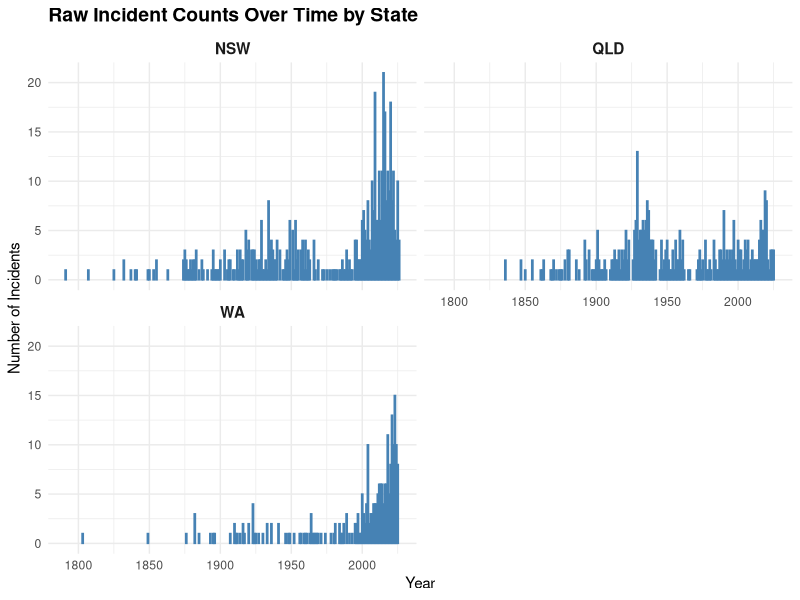
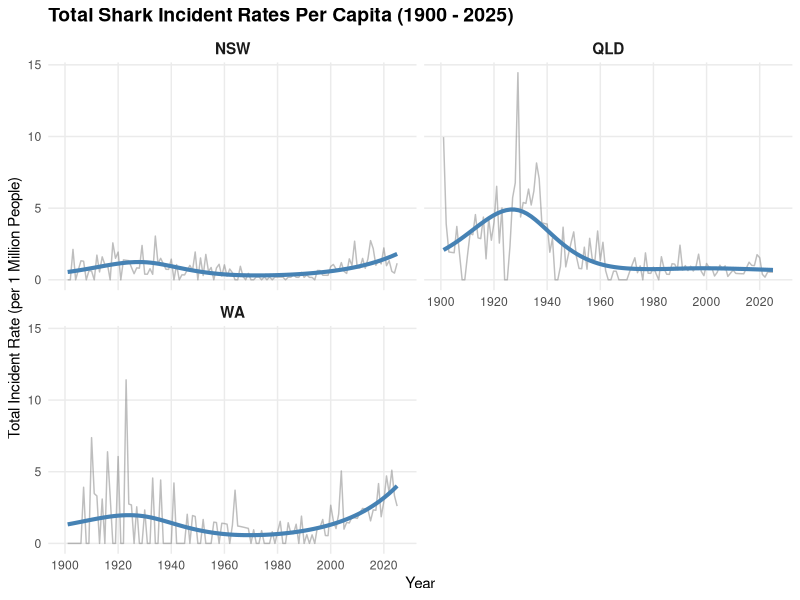
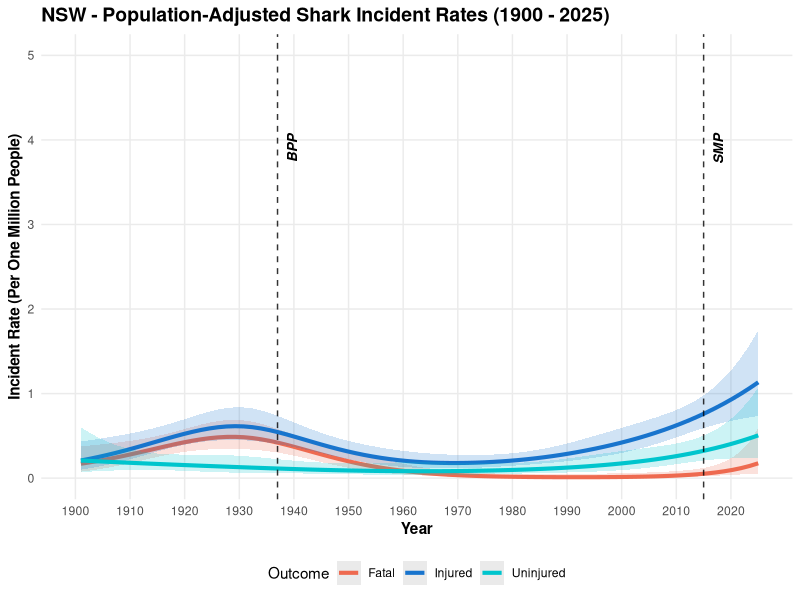
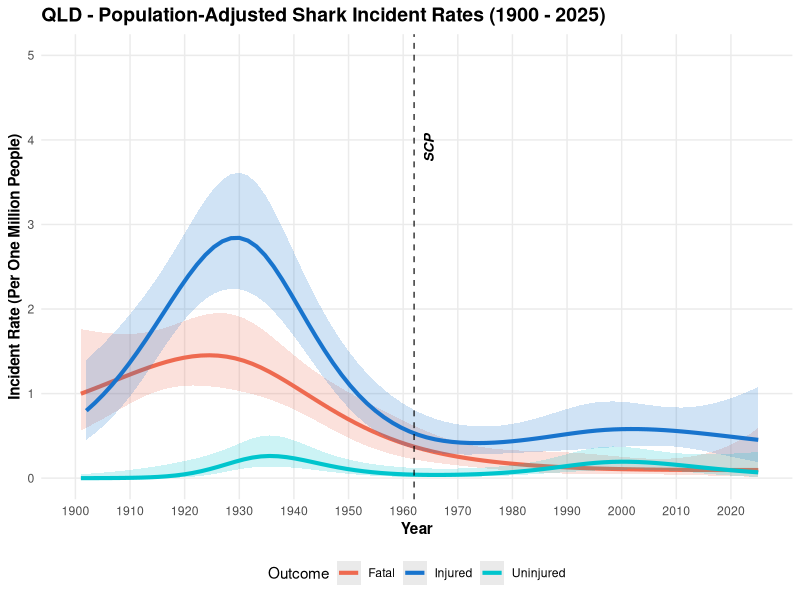
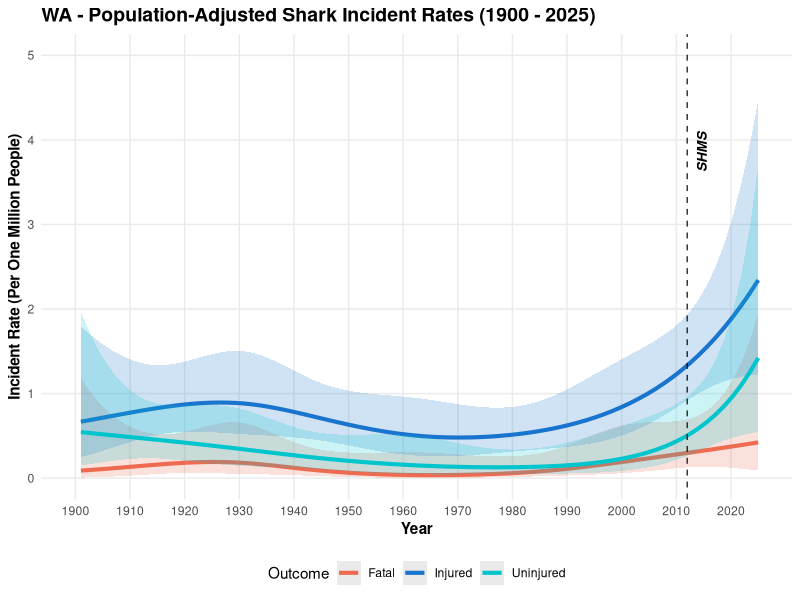
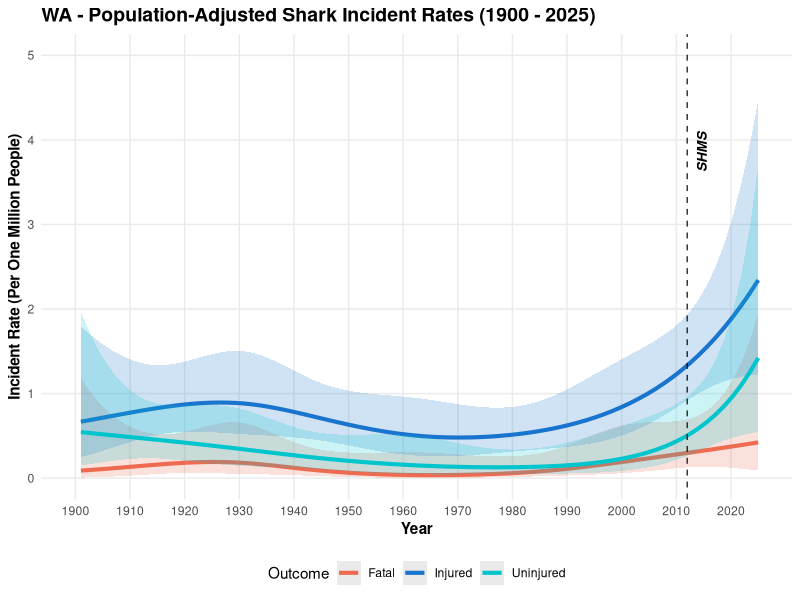
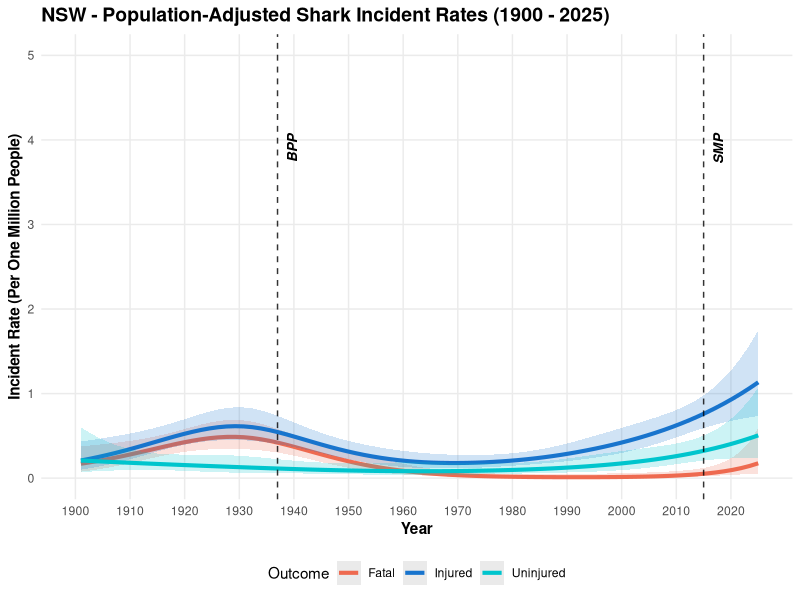
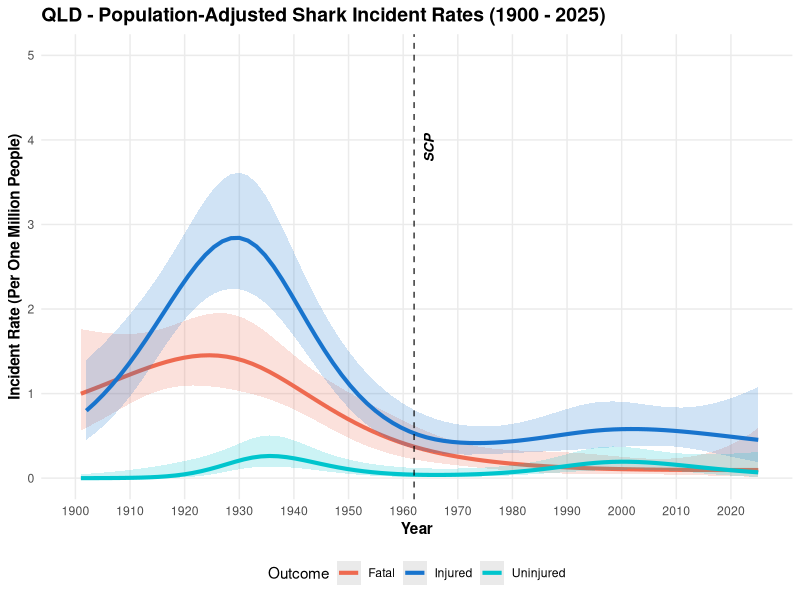

The R source for these figures, in order:
## ---- chunk 1
knitr::opts_chunk$set(echo = TRUE, warning = FALSE, message = FALSE)
## ---- chunk 2
library(readr)
library(tidyverse)
library(dplyr)
library(splines)
library(broom)
## ---- chunk 3
asid<-read.csv("Data/ASID.csv") #Australian Shark Incident Database file 
summary(asid)

pop_1901_2011<- read_csv("Data/1901_2011.csv") #Population 1901-2011, States and Territories 
pop_2012_2019 <- read_csv("Data/2012_2019.csv") #Population 2012-2019, States and Territories 
pop_2020_2025 <- read_csv("Data/2020_2025.csv") #Population 2020-2025, States and Territories 

## ---- chunk 4
# STATE COLUMN 
asid%>% 
  count(State, sort = TRUE) #7 states/territories in data set, three entries with no state/territory (need to remove), and one Qld (instead of QLD - will amend)

asid$State[asid$State == "Qld"] <- "QLD" #changes Qld into QLD

asid<-asid%>%
  filter(!is.na(State) & State != "" & State != " ") #filters State column for any NA value, "" , or " " and removes

asid%>% 
  count(State, sort = TRUE) #State data is now all clean, with 7 states/territories with incidents in the database 

# VICTIM INJURY COLUMN 
asid%>% 
  count(Victim.injury, sort = TRUE) #'injured', 'fatal', and 'uninjured' the key categories, three for "blank" and two 'unknown' (will remove), one is 'injured' and one 'injury' (will include into 'injured')

asid$Victim.injury[asid$Victim.injury == "Injured"] <- "injured"
asid$Victim.injury[asid$Victim.injury == "injury"] <- "injured"

asid<-asid%>%
  filter(!is.na(Victim.injury) & Victim.injury != "" & Victim.injury != " " & Victim.injury != "unknown") #remove blank values and unknowns 

asid%>%
  count(Victim.injury,sort = TRUE) #now three categories - injured, fatal, or uninjured 

# INCIDENT YEAR COLUMN 
summary(asid$Incident.year) #dataset starts in 1791 and latest data value entry was in 2026 

sum(is.na(asid$Incident.year)) #no incidents are missing year - great!! 
## ---- chunk 5
# population data was all in different formats (some vertical orientation, some horizontal)
# use pivot to alter the orientation and then bind the different data frames into one population data frame 

clean_1901_2011 <- pop_1901_2011 %>%  
  rename(State = Year) %>% # need to rename the Year column to State (incorrect heading from original .csv file)
    pivot_longer(   # pivot all the year columns down, leaving State alone
    cols = -State,               
    names_to = "Year", 
    values_to = "Population"
  ) %>%
  mutate(Year = as.numeric(Year))

clean_2012_2019 <- pop_2012_2019 %>%
  pivot_longer(
    cols = -Year,                
    names_to = "State", 
    values_to = "Population"
  ) %>%
  mutate(Year = as.numeric(Year))

clean_2020_2025 <- pop_2020_2025 %>%
  pivot_longer(
    cols = -Year,                
    names_to = "State", 
    values_to = "Population"
  ) %>%
  mutate(Year = as.numeric(Year))

final_population_df <- bind_rows( # join together the rows in the separate files into one data frame with all population data 1901-2025
    clean_1901_2011, 
    clean_2012_2019, 
    clean_2020_2025
  ) %>%
  mutate(State = toupper(State)) %>% #ensure column headers match the ASID headers to avoid confusion later on 
  arrange(State, Year)

summary(final_population_df)
## ---- chunk 6
state_summary_table <- asid %>%
  count(State, Incident.year, name = "yearly_count") %>% # count incidents per state per year
  group_by(State) %>%
  summarise(
    Total_Incidents = sum(yearly_count), # group by state to find max etc. 
    Peak_Year       = Incident.year[which.max(yearly_count)],
    Max_Incidents   = max(yearly_count),
    .groups = "drop"
  )

print(state_summary_table)

#NSW peaked in 2015 with 21 total incidents, 469 incidents total 
#QLD peaked in 1929 with 13 total incidents, 378 incidents total
#WA peaked in 2023 with 15 total incidents, 242 incidents total 
## ---- chunk 7
state_injury<- asid %>%
  group_by(State, Victim.injury) %>%
  summarise(Total_Incidents = n(), .groups = "drop") %>% 
  arrange(State, desc(Total_Incidents))

print(state_injury)
## ---- chunk 8
total_incident_plot <-asid %>%
  filter(State %in% c("NSW", "QLD", "WA")) %>% # filter to only include NSW, QLD, and WA
  ggplot(aes(x = Incident.year)) +
  geom_bar(fill = "steelblue", color = "steelblue") + 
  facet_wrap(~ State, ncol = 2) + 
  theme_minimal() +
  labs(
    title = "Raw Incident Counts Over Time by State",
    x = "Year",
    y = "Number of Incidents"
  ) +
  theme(
    plot.title = element_text(face = "bold", size = 14), 
    strip.text = element_text(face = "bold", size = 11)
  )

print(total_incident_plot)

#ggsave(
 # filename = "Total_Incidents.png", 
  #plot = total_incident_plot,          
 # width = 10,               
 # height = 6,              
 # dpi = 300                
#)
## ---- chunk 9
# SUMMARISE: ASID data frame to only include incidents after 1900, in NSW, QLD, or WA only, and calculate total incidents per year 
# 1900 chosen as data very inconsistent earlier than 1900 (both in ASID and population data), plus public swimming laws at beaches relaxed in the early 1900's 

total_incidents_yearly <- asid %>%
  filter(
    Incident.year >= 1900, # any incidents that occurred in 1900 or later 
    State %in% c("NSW", "QLD", "WA") # top three states
  ) %>%
  group_by(State, Incident.year) %>%   # grouping by State and Year
  summarize(Total_Count = sum(n()), .groups = "drop") %>%
  complete(
    State, 
    Incident.year = 1900:2025, 
    fill = list(Total_Count = 0) #if any years where no incidents occur, fill with 0 (zeros are important!!)
  )

# Merge with population data and calculate the rate per 1 million people 
total_analysis_df <- total_incidents_yearly %>%
  left_join(final_population_df, by = c("Incident.year" = "Year", "State" = "State")) %>% # use left join to join by year and state
  mutate(Total_Rate_Per_Million = (Total_Count / Population) * 1000000) # calculate incident rate per one million people 

incident_rate_total_plot <-ggplot(total_analysis_df, aes(x = Incident.year, y = Total_Rate_Per_Million)) +
  geom_line(color = "grey50", linewidth = 0.5, alpha = 0.5) +   # raw total annual rates (semi-transparent grey line)
  geom_smooth(
    method = "glm", 
    method.args = list(family = "quasipoisson"), 
    formula = y ~ ns(x, df = 4), 
    se = FALSE, 
    color = "steelblue",  # aprroximated smoother trend line
    linewidth = 1.4
  ) +
  scale_x_continuous(limits = c(1900, 2026), breaks = seq(1900, 2026, by = 20)) + # fixed x-axis across all plots 
  facet_wrap(~ State, ncol = 2) + # fixed y-axis to not over inflate trends visually (all plots on the same y-axis)
  theme_minimal() +
  labs(
    title = "Total Shark Incident Rates Per Capita (1900 - 2025)",
    x = "Year",
    y = "Total Incident Rate (per 1 Million People)"
  ) +
  theme(
    plot.title = element_text(face = "bold", size = 14),
    strip.text = element_text(face = "bold", size = 11),
    panel.grid.minor = element_blank()
  )

print(incident_rate_total_plot)

#ggsave(
 # filename = "Total_Incidents_Rate.png", 
 # plot = incident_rate_total_plot,          
 # width = 10,               
 # height = 6,              
 # dpi = 300                
#)

## ---- chunk 10
milestones <- data.frame(
  State = c("NSW", "QLD", "WA", "NSW"),
  Policy_Year = c(1937, 1962, 2012,2015),
  Label = c("BPP", "SCP", "SHMS","SMP") # Acronyms - Bather Protection Program (NSW), Shark Control Program (QLD), Shark Hazard Mitigation Strategy (WA), Shark Management Plan (NSW)
)
## ---- chunk 11
incidents_yearly <- asid %>% 
  filter(
    Incident.year >= 1900,
    State %in% c("NSW", "QLD", "WA")
  ) %>%
  count(State, Incident.year, Victim.injury, name = "Count") %>% 
  complete(
    State, 
    Incident.year = 1900:2025,
    Victim.injury, 
    fill = list(Count = 0) # fills in zeros if years where certain outcomes did not occur. 
  )

analysis_df <- incidents_yearly %>%
  left_join(final_population_df, by = c("Incident.year" = "Year", "State" = "State")) %>%
  mutate(Rate_Per_Million = (Count / Population) * 1000000)

# If want to add raw data, add in the following code line 
#  geom_line(linewidth = 0.6, alpha = 0.4) +

plot_state_trends <- function(target_state, data = analysis_df, mstones = milestones) { # create custom function 
  state_data <- data %>% filter(State == target_state)   # Filter the main data set for just the chosen state
  state_milestones <- mstones %>% filter(State == target_state)   # Filter the milestones for just the chosen state
  
  ggplot(state_data, aes(x = Incident.year, y = Rate_Per_Million, color = Victim.injury)) +   # build the independent plot
    geom_smooth( # smoothed trend lines for each outcome type 
      aes(fill = Victim.injury), 
      method = "glm", 
      method.args = list(family = "quasipoisson"), 
      formula = y ~ ns(x, df = 4), 
      se = TRUE, 
      level = 0.95, # standard 95% confidence interval (buffer around each smoothed trend line)
      linewidth = 1.4,
      alpha = 0.2
    ) +
    geom_vline( # add vertical milestone lines at years when shark management began in each state 
      data = state_milestones, 
      aes(xintercept = Policy_Year), 
      linetype = "dashed", 
      color = "black", 
      alpha = 0.8,
      inherit.aes = FALSE
    ) +
    geom_text( # add milestone labels
      data = state_milestones, 
      aes(
        x = Policy_Year + 1.2, 
        y = 4, 
        label = Label
      ), 
      color = "black", 
      angle = 90, 
      vjust = 1.3, 
      hjust = 0.8,
      fontface = "bold.italic",
      inherit.aes = FALSE, 
      size = 3.5
    ) +
    scale_x_continuous(limits = c(1900, 2025), breaks = seq(1900, 2025, by = 10)) + # fixed x-axis and breaks
    scale_y_continuous(limits = c(0, 5), breaks = seq(0, 5, by = 1)) + # y-axis limit set to 5 for all states 
    theme_minimal() +
    scale_color_manual(
      values = c(
        "fatal" = "coral2",       
        "injured" = "dodgerblue3",   
        "uninjured" = "turquoise3"
      ),
      labels = c("fatal" = "Fatal", "injured" = "Injured", "uninjured" = "Uninjured")
    ) +
    scale_fill_manual( # for 95% CI buffer 
      values = c(
        "fatal" = "coral2",       
        "injured" = "dodgerblue3",   
        "uninjured" = "turquoise3"
      ),
      guide = "none" # hides duplicate legend
    ) +
    labs(
      title = paste(target_state, "- Population-Adjusted Shark Incident Rates (1900 - 2025)"),
      x = "Year",
      y = "Incident Rate (Per One Million People)",
      color = "Outcome"
    ) +
    theme(
      legend.position = "bottom",
      plot.title = element_text(face = "bold", size = 14),
      axis.title = element_text(face = "bold"),
      panel.grid.minor = element_blank()
    )
}

# Generate the NSW Plot
plot_nsw <- plot_state_trends("NSW")
print(plot_nsw)

# Generate the QLD Plot
plot_qld <- plot_state_trends("QLD")
print(plot_qld)

# Generate the WA Plot
plot_wa <- plot_state_trends("WA")
print(plot_wa)

ggsave(
  filename = "WA_injury.png", 
  plot = plot_wa,          
  width = 10,               
  height = 6,              
  dpi = 300                
)

ggsave(
  filename = "NSW_injury.png", 
  plot = plot_nsw,          
  width = 10,               
  height = 6,              
  dpi = 300                
)

ggsave(
  filename = "QLD_injury.png", 
  plot = plot_qld,          
  width = 10,               
  height = 6,              
  dpi = 300                
)
## ---- chunk 12
analysis_df <- analysis_df %>%
  mutate(Era = case_when(
    State == "NSW" & Incident.year >= 1937 ~ "Post-Control", # NSW earliest shark management 
    State == "QLD" & Incident.year >= 1962 ~ "Post-Control",
    State == "WA"  & Incident.year >= 2012 ~ "Post-Control",
    TRUE ~ "Pre-Control"
  ),
  Era = factor(Era, levels = c("Pre-Control", "Post-Control")) # set levels so pre-control as baseline, rates will compare post-control to pre-control rates
  )
## ---- chunk 13
glm_trend_nsw <- glm(
  Count ~ Incident.year + offset(log(Population)),
  family = quasipoisson(),
  data = analysis_df %>% filter(State == "NSW")
)

glm_trend_qld <- glm(
  Count ~ Incident.year + offset(log(Population)),
  family = quasipoisson(),
  data = analysis_df %>% filter(State == "QLD")
)

glm_trend_wa <- glm(
  Count ~ Incident.year + offset(log(Population)),
  family = quasipoisson(),
  data = analysis_df %>% filter(State == "WA")
)

summary(glm_trend_nsw)
summary(glm_trend_qld)
summary(glm_trend_wa)
## ---- chunk 14
## GLM for changes in incident outcomes 

analysis_df_nsw <- analysis_df %>%
  filter(State == "NSW") %>%
  mutate(
    Era = if_else(Incident.year >= 1937, "Post-Control", "Pre-Control"), # set NSW specific dates 
    Era = factor(Era, levels = c("Pre-Control", "Post-Control"))
  )

glm_fatal_nsw <- glm(
  Count ~ Era + offset(log(Population)),
  family = quasipoisson(),
  data = filter(analysis_df_nsw, Victim.injury == "fatal")
)

glm_injured_nsw <- glm(
  Count ~ Era + offset(log(Population)),
  family = quasipoisson(),
  data = filter(analysis_df_nsw, Victim.injury == "injured")
)

glm_uninjured_nsw <- glm(
  Count ~ Era + offset(log(Population)),
  family = quasipoisson(),
  data = filter(analysis_df_nsw, Victim.injury == "uninjured")
)

summary(glm_fatal_nsw)
summary(glm_injured_nsw)
summary(glm_uninjured_nsw)

# create custom function to reformat Incident Rate Ratio (IRR) and calculate percent changes
get_irr_table <- function(model, severity_name) {
  tidy(model, exponentiate = TRUE, conf.int = TRUE) %>%
    filter(term != "(Intercept)") %>%
    mutate(
      Severity = severity_name,
      Pct_Change = (estimate - 1) * 100
    ) %>%
    select(Severity, Term = term, IRR = estimate, Pct_Change, p.value, conf.low, conf.high)
}

separate_models_summary_nsw <- bind_rows(
  get_irr_table(glm_fatal_nsw, "Fatalities"),
  get_irr_table(glm_injured_nsw, "Injured"),
  get_irr_table(glm_uninjured_nsw, "Uninjured")
)

print(separate_models_summary_nsw)
## ---- chunk 15
## GLM for changes in incident outcomes 

analysis_df_qld <- analysis_df %>%
  filter(State == "QLD") %>%
  mutate(
    # Set QLD-specific Era split
    Era = if_else(Incident.year >= 1962, "Post-Control", "Pre-Control"),
    # Ensure Pre-Control is the reference category
    Era = factor(Era, levels = c("Pre-Control", "Post-Control"))
  )

# fatal incidents model
glm_fatal_qld <- glm(
  Count ~ Era + offset(log(Population)),
  family = quasipoisson(),
  data = filter(analysis_df_qld, Victim.injury == "fatal")
)

# injured incidents model
glm_injured_qld <- glm(
  Count ~ Era + offset(log(Population)),
  family = quasipoisson(),
  data = filter(analysis_df_qld, Victim.injury == "injured")
)

# uninjured incidents model
glm_uninjured_qld <- glm(
  Count ~ Era + offset(log(Population)),
  family = quasipoisson(),
  data = filter(analysis_df_qld, Victim.injury == "uninjured")
)

summary(glm_fatal_qld)
summary(glm_injured_qld)
summary(glm_uninjured_qld)

# create custom function to reformat Incident Rate Ratio (IRR) and calculate percent changes
get_irr_table <- function(model, severity_name) {
  tidy(model, exponentiate = TRUE, conf.int = TRUE) %>%
    filter(term != "(Intercept)") %>%
    mutate(
      Severity = severity_name,
      Pct_Change = (estimate - 1) * 100
    ) %>%
    select(Severity, Term = term, IRR = estimate, Pct_Change, p.value, conf.low, conf.high)
}

separate_models_summary_qld <- bind_rows(
  get_irr_table(glm_fatal_qld, "Fatalities"),
  get_irr_table(glm_injured_qld, "Injured"),
  get_irr_table(glm_uninjured_qld, "Uninjured")
)

print(separate_models_summary_qld)
## ---- chunk 16
## GLM for changes in incident outcomes 

analysis_df_wa<- analysis_df %>%
  filter(State == "WA") %>% #filter to only include WA incidents
  mutate(
    Era = if_else(Incident.year >= 2012, "Post-Control", "Pre-Control"), #set 2012 as the split between pre and post control
    Era = factor(Era, levels = c("Pre-Control", "Post-Control")) #ensure results are comparing post-control rates to pre-control rates
  )

# fatal incidents model 
glm_fatal_wa <- glm(
  Count ~ Era + offset(log(Population)),
  family = quasipoisson(),
  data = filter(analysis_df_wa, Victim.injury == "fatal")
)

# injured incidents model
glm_injured_wa <- glm(
  Count ~ Era + offset(log(Population)),
  family = quasipoisson(),
  data = filter(analysis_df_wa, Victim.injury == "injured")
)

# uninjured incidents model
glm_uninjured_wa <- glm(
  Count ~ Era + offset(log(Population)),
  family = quasipoisson(),
  data = filter(analysis_df_wa, Victim.injury == "uninjured")
)

summary(glm_fatal_wa)
summary(glm_injured_wa)
summary(glm_uninjured_wa)

# create custom function to reformat Incident Rate Ratio (IRR) and calculate percent changes
get_irr_table <- function(model, severity_name) {
  tidy(model, exponentiate = TRUE, conf.int = TRUE) %>%
    filter(term != "(Intercept)") %>%
    mutate(
      Severity = severity_name,
      Pct_Change = (estimate - 1) * 100
    ) %>%
    select(Severity, Term = term, IRR = estimate, Pct_Change, p.value, conf.low, conf.high)
}

separate_models_summary_wa <- bind_rows(
  get_irr_table(glm_fatal_wa, "Fatalities"),
  get_irr_table(glm_injured_wa, "Injured"),
  get_irr_table(glm_uninjured_wa, "Uninjured")
)

print(separate_models_summary_wa)
